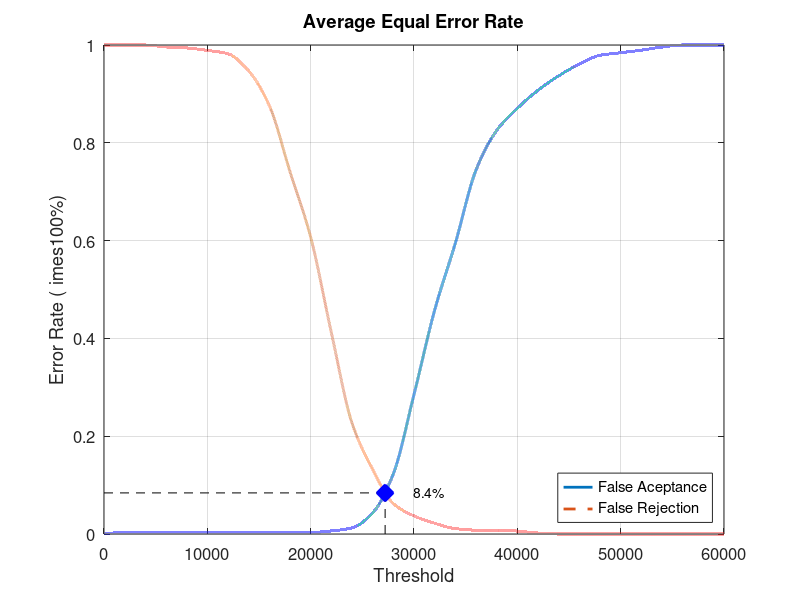
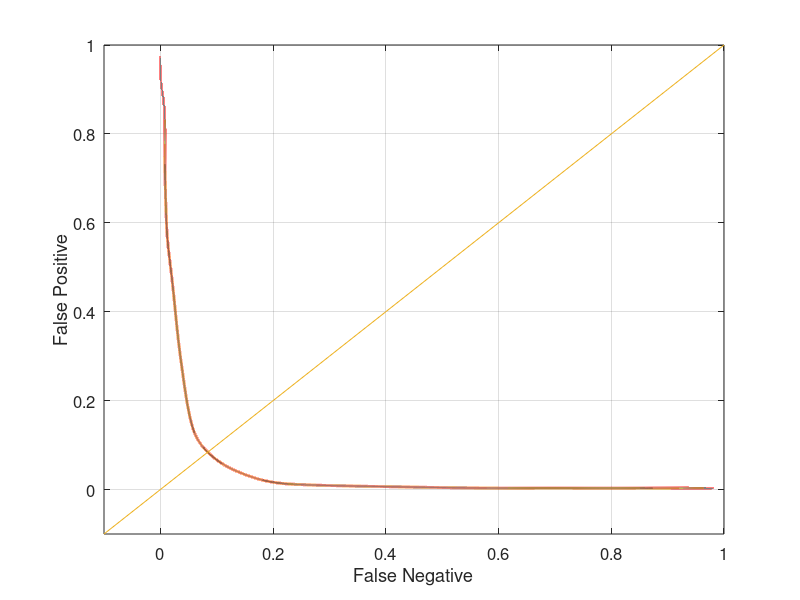

The MATLAB script that drew these images, in order:
close all;
clear;
clc;
x = 0:2000:60000;
xq = 0:0.5:60000;

y0 = [0 0.0031579 0.0031579 0.0031579 0.0031579 0.0031579 0.0031579 0.0031579 0.0031579 0.0031579 0.0031579 0.00631579 0.0126316 0.0431579 0.123158 0.285263 0.457895 0.594737 0.744211 0.825263 0.870526 0.907368 0.936842 0.961053 0.978947 0.98421 0.989474 0.99579 1 1 1]
yy0 = interp1(x, y0, xq, 'pchip');
y1 = [1 1 1 0.996 0.994 0.989 0.982 0.947 0.876 0.741 0.607 0.412 0.227 0.132 0.062 0.037 0.022 0.011 0.008 0.008 0.006 0.002 0 0 0 0 0 0 0 0 0]
yy1 = interp1(x, y1, xq, 'pchip');

% Calculating EER: 
y2 = abs(y0 - y1);
find(y2 == min(y2))
yy2 = abs(yy0 - yy1);
xEER = find(yy2 == min(yy2));
xEERIndex = xq(xEER) % X-axis EER
yEER = yy0(xEER) % Y-axis EER

main = figure
plot(xq, yy0,'-','LineWidth', 2);	hold on
plot(xq, yy1,'--','LineWidth', 2);	hold on
plot([xEERIndex xEERIndex], [0 yEER], 'k--');	hold on
plot([0 xEERIndex], [yEER yEER], 'k--');	hold on
plot(xEERIndex, yEER, 'bx', 'LineWidth', 10);	hold on
text(xEERIndex + 10 * xEERIndex / 100, yEER, [num2str(round((10000 * yEER)) / 100) '%'])
legend('False Aceptance', 'False Rejection', 'Location', 'SouthEast')
xlabel('Threshold')
ylabel('Error Rate (	imes100%)')
title('Average Equal Error Rate')
set(gca, 'FontSize', 12)
axis([0 60000 0 1])
grid on

print(main, 'Database2AverageMain', '-dpng');
FNRxFPR = figure('Color', [1 1 1]);
plot(yy1, yy0, '-', yy1, yy0, 'LineWidth', 2);
hold on
y = -0.1:0.1:1
plot(y, y); 
set(gca, 'FontSize', 12)
xlabel('False Negative')
ylabel('False Positive')
axis([-0.1 1 -0.1 1])
set(gca, 'FontSize', 12)
grid on

print(FNRxFPR, 'Database2AverageFNRxFPR','-dpng');
